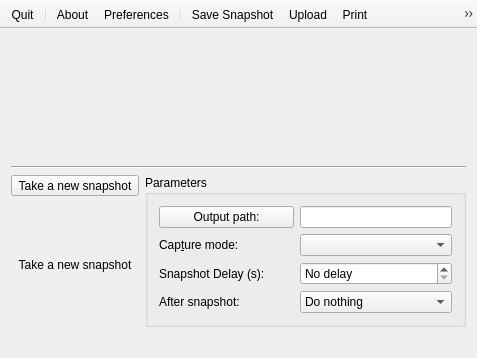
<?xml version="1.0" encoding="UTF-8"?>
<ui version="4.0">
 <class>MainWindowClass</class>
 <widget class="QMainWindow" name="MainWindowClass">
  <property name="geometry">
   <rect>
    <x>0</x>
    <y>0</y>
    <width>477</width>
    <height>358</height>
   </rect>
  </property>
  <property name="acceptDrops">
   <bool>false</bool>
  </property>
  <property name="windowTitle">
   <string>MainWindow</string>
  </property>
  <property name="styleSheet">
   <string notr="true"/>
  </property>
  <widget class="QWidget" name="centralWidget">
   <layout class="QGridLayout" name="gridLayout_2">
    <item row="1" column="0" colspan="2">
     <widget class="Line" name="line">
      <property name="orientation">
       <enum>Qt::Orientation::Horizontal</enum>
      </property>
     </widget>
    </item>
    <item row="3" column="0">
     <widget class="QToolButton" name="pushButtonSnapshot">
      <property name="text">
       <string>Take a new snapshot</string>
      </property>
      <property name="icon">
       <iconset resource="../res/hotshots.qrc">
        <normaloff>:/hotshots/hotshots.png</normaloff>:/hotshots/hotshots.png</iconset>
      </property>
      <property name="iconSize">
       <size>
        <width>96</width>
        <height>96</height>
       </size>
      </property>
      <property name="toolButtonStyle">
       <enum>Qt::ToolButtonStyle::ToolButtonIconOnly</enum>
      </property>
     </widget>
    </item>
    <item row="0" column="0" colspan="2">
     <widget class="QLabel" name="labelPreview">
      <property name="sizePolicy">
       <sizepolicy hsizetype="Preferred" vsizetype="Expanding">
        <horstretch>0</horstretch>
        <verstretch>0</verstretch>
       </sizepolicy>
      </property>
      <property name="minimumSize">
       <size>
        <width>420</width>
        <height>100</height>
       </size>
      </property>
      <property name="text">
       <string/>
      </property>
      <property name="scaledContents">
       <bool>false</bool>
      </property>
      <property name="alignment">
       <set>Qt::AlignmentFlag::AlignCenter</set>
      </property>
     </widget>
    </item>
    <item row="5" column="0" colspan="2">
     <widget class="QLabel" name="labelOuputUrl">
      <property name="toolTip">
       <string>Uploaded URL</string>
      </property>
      <property name="text">
       <string/>
      </property>
      <property name="textFormat">
       <enum>Qt::TextFormat::PlainText</enum>
      </property>
      <property name="wordWrap">
       <bool>true</bool>
      </property>
      <property name="textInteractionFlags">
       <set>Qt::TextInteractionFlag::LinksAccessibleByMouse|Qt::TextInteractionFlag::TextSelectableByKeyboard|Qt::TextInteractionFlag::TextSelectableByMouse</set>
      </property>
     </widget>
    </item>
    <item row="4" column="0">
     <widget class="QLabel" name="label_2">
      <property name="text">
       <string>Take a new snapshot</string>
      </property>
      <property name="alignment">
       <set>Qt::AlignmentFlag::AlignCenter</set>
      </property>
      <property name="wordWrap">
       <bool>true</bool>
      </property>
     </widget>
    </item>
    <item row="3" column="1" rowspan="2">
     <widget class="QGroupBox" name="groupBox">
      <property name="title">
       <string>Parameters</string>
      </property>
      <layout class="QGridLayout" name="gridLayout" columnstretch="0,0">
       <item row="0" column="0">
        <widget class="QPushButton" name="pushButtonOutputPath">
         <property name="toolTip">
          <string/>
         </property>
         <property name="text">
          <string>Output path:</string>
         </property>
         <property name="flat">
          <bool>false</bool>
         </property>
        </widget>
       </item>
       <item row="0" column="1">
        <widget class="QLineEdit" name="lineEditOutputPath">
         <property name="sizePolicy">
          <sizepolicy hsizetype="Preferred" vsizetype="Fixed">
           <horstretch>0</horstretch>
           <verstretch>0</verstretch>
          </sizepolicy>
         </property>
        </widget>
       </item>
       <item row="1" column="0">
        <widget class="QLabel" name="textLabel1">
         <property name="text">
          <string>Cap&amp;ture mode:</string>
         </property>
         <property name="alignment">
          <set>Qt::AlignmentFlag::AlignLeading|Qt::AlignmentFlag::AlignLeft|Qt::AlignmentFlag::AlignVCenter</set>
         </property>
         <property name="buddy">
          <cstring>comboBoxMode</cstring>
         </property>
        </widget>
       </item>
       <item row="1" column="1">
        <widget class="QComboBox" name="comboBoxMode">
         <property name="whatsThis">
          <string/>
         </property>
        </widget>
       </item>
       <item row="3" column="0">
        <widget class="QLabel" name="label">
         <property name="text">
          <string>After snapshot:</string>
         </property>
        </widget>
       </item>
       <item row="3" column="1">
        <widget class="QComboBox" name="comboBoxAfterShot">
         <item>
          <property name="text">
           <string>Do nothing</string>
          </property>
         </item>
         <item>
          <property name="text">
           <string>Auto save image</string>
          </property>
         </item>
         <item>
          <property name="text">
           <string>Save image (ask user)</string>
          </property>
         </item>
         <item>
          <property name="text">
           <string>Launch editor</string>
          </property>
         </item>
        </widget>
       </item>
       <item row="2" column="1">
        <widget class="QSpinBox" name="spinBoxDelay">
         <property name="sizePolicy">
          <sizepolicy hsizetype="Preferred" vsizetype="Fixed">
           <horstretch>0</horstretch>
           <verstretch>0</verstretch>
          </sizepolicy>
         </property>
         <property name="toolTip">
          <string>Snapshot delay in seconds</string>
         </property>
         <property name="whatsThis">
          <string/>
         </property>
         <property name="specialValueText">
          <string>No delay</string>
         </property>
         <property name="suffix">
          <string/>
         </property>
        </widget>
       </item>
       <item row="2" column="0">
        <widget class="QLabel" name="lblDelay">
         <property name="text">
          <string>Snapshot Delay (s):</string>
         </property>
         <property name="alignment">
          <set>Qt::AlignmentFlag::AlignLeading|Qt::AlignmentFlag::AlignLeft|Qt::AlignmentFlag::AlignVCenter</set>
         </property>
         <property name="buddy">
          <cstring>spinBoxDelay</cstring>
         </property>
        </widget>
       </item>
      </layout>
     </widget>
    </item>
   </layout>
  </widget>
  <widget class="QToolBar" name="mainToolBar">
   <property name="enabled">
    <bool>true</bool>
   </property>
   <property name="movable">
    <bool>false</bool>
   </property>
   <property name="floatable">
    <bool>false</bool>
   </property>
   <attribute name="toolBarArea">
    <enum>TopToolBarArea</enum>
   </attribute>
   <attribute name="toolBarBreak">
    <bool>false</bool>
   </attribute>
   <addaction name="actionQuit"/>
   <addaction name="separator"/>
   <addaction name="actionAbout"/>
   <addaction name="actionPreferences"/>
   <addaction name="separator"/>
   <addaction name="actionSaveSnapshot"/>
   <addaction name="actionUpload"/>
   <addaction name="actionPrint"/>
   <addaction name="actionCopyToClipboard"/>
   <addaction name="actionAddAnnotations"/>
   <addaction name="separator"/>
   <addaction name="actionGrabScreen"/>
   <addaction name="actionGrabAllScreens"/>
   <addaction name="actionGrabWindow"/>
   <addaction name="actionGrabRegion"/>
   <addaction name="actionGrabFreehandRegion"/>
   <addaction name="separator"/>
   <addaction name="actionHelp"/>
  </widget>
  <action name="actionQuit">
   <property name="icon">
    <iconset resource="../res/hotshots.qrc">
     <normaloff>:/hotshots/icon_quit.png</normaloff>:/hotshots/icon_quit.png</iconset>
   </property>
   <property name="text">
    <string>Quit</string>
   </property>
   <property name="shortcut">
    <string notr="true">Ctrl+Q</string>
   </property>
  </action>
  <action name="actionAbout">
   <property name="icon">
    <iconset resource="../res/hotshots.qrc">
     <normaloff>:/hotshots/about.png</normaloff>:/hotshots/about.png</iconset>
   </property>
   <property name="text">
    <string>About</string>
   </property>
   <property name="shortcut">
    <string notr="true"/>
   </property>
  </action>
  <action name="actionPreferences">
   <property name="icon">
    <iconset resource="../res/hotshots.qrc">
     <normaloff>:/hotshots/preferences.png</normaloff>:/hotshots/preferences.png</iconset>
   </property>
   <property name="text">
    <string>Preferences</string>
   </property>
   <property name="shortcut">
    <string notr="true"/>
   </property>
  </action>
  <action name="actionSaveSnapshot">
   <property name="icon">
    <iconset resource="../res/hotshots.qrc">
     <normaloff>:/editor/editor/save_as.png</normaloff>:/editor/editor/save_as.png</iconset>
   </property>
   <property name="text">
    <string>Save Snapshot</string>
   </property>
   <property name="toolTip">
    <string>Save snapshot</string>
   </property>
   <property name="shortcut">
    <string notr="true"/>
   </property>
  </action>
  <action name="actionShowUI">
   <property name="icon">
    <iconset resource="../res/hotshots.qrc">
     <normaloff>:/hotshots/snapshot.png</normaloff>:/hotshots/snapshot.png</iconset>
   </property>
   <property name="text">
    <string>Show Interface</string>
   </property>
   <property name="toolTip">
    <string>Show interface</string>
   </property>
  </action>
  <action name="actionCopyToClipboard">
   <property name="icon">
    <iconset resource="../res/hotshots.qrc">
     <normaloff>:/editor/editor/clipboard.png</normaloff>:/editor/editor/clipboard.png</iconset>
   </property>
   <property name="text">
    <string>Copy To Clipboard</string>
   </property>
   <property name="toolTip">
    <string>Copy to clipboard</string>
   </property>
   <property name="shortcut">
    <string notr="true"/>
   </property>
  </action>
  <action name="actionAddAnnotations">
   <property name="icon">
    <iconset resource="../res/hotshots.qrc">
     <normaloff>:/hotshots/edit-icon.png</normaloff>:/hotshots/edit-icon.png</iconset>
   </property>
   <property name="text">
    <string>Open editor</string>
   </property>
   <property name="toolTip">
    <string>Open  editor and add annotations</string>
   </property>
   <property name="shortcut">
    <string notr="true">Ctrl+E</string>
   </property>
  </action>
  <action name="actionGrabScreen">
   <property name="icon">
    <iconset resource="../res/hotshots.qrc">
     <normaloff>:/hotshots/grab_screen.png</normaloff>:/hotshots/grab_screen.png</iconset>
   </property>
   <property name="text">
    <string>Grab Screen</string>
   </property>
   <property name="toolTip">
    <string>Grab screen (current)</string>
   </property>
   <property name="shortcut">
    <string notr="true">F5</string>
   </property>
  </action>
  <action name="actionGrabAllScreens">
   <property name="icon">
    <iconset resource="../res/hotshots.qrc">
     <normaloff>:/hotshots/grab_allscreens.png</normaloff>:/hotshots/grab_allscreens.png</iconset>
   </property>
   <property name="text">
    <string>Grab all screens</string>
   </property>
   <property name="toolTip">
    <string>Grab all screens (multi-monitors)</string>
   </property>
   <property name="shortcut">
    <string notr="true">Ctrl+Alt+F5</string>
   </property>
  </action>
  <action name="actionGrabWindow">
   <property name="icon">
    <iconset resource="../res/hotshots.qrc">
     <normaloff>:/hotshots/grab_window.png</normaloff>:/hotshots/grab_window.png</iconset>
   </property>
   <property name="text">
    <string>Grab Window</string>
   </property>
   <property name="toolTip">
    <string>Grab window</string>
   </property>
   <property name="shortcut">
    <string notr="true">Ctrl+F5</string>
   </property>
  </action>
  <action name="actionGrabRegion">
   <property name="icon">
    <iconset resource="../res/hotshots.qrc">
     <normaloff>:/hotshots/grab_region.png</normaloff>:/hotshots/grab_region.png</iconset>
   </property>
   <property name="text">
    <string>Grab Region</string>
   </property>
   <property name="toolTip">
    <string>Grab region</string>
   </property>
   <property name="shortcut">
    <string notr="true">Alt+F5</string>
   </property>
  </action>
  <action name="actionHelp">
   <property name="icon">
    <iconset resource="../res/hotshots.qrc">
     <normaloff>:/hotshots/help.png</normaloff>:/hotshots/help.png</iconset>
   </property>
   <property name="text">
    <string>Help</string>
   </property>
   <property name="shortcut">
    <string notr="true"/>
   </property>
  </action>
  <action name="actionUpload">
   <property name="icon">
    <iconset resource="../res/hotshots.qrc">
     <normaloff>:/hotshots/upload.png</normaloff>:/hotshots/upload.png</iconset>
   </property>
   <property name="text">
    <string>Upload</string>
   </property>
   <property name="toolTip">
    <string>Upload the image to the web</string>
   </property>
   <property name="shortcut">
    <string notr="true"/>
   </property>
  </action>
  <action name="actionGrabFreehandRegion">
   <property name="enabled">
    <bool>true</bool>
   </property>
   <property name="icon">
    <iconset resource="../res/hotshots.qrc">
     <normaloff>:/hotshots/freehand.png</normaloff>:/hotshots/freehand.png</iconset>
   </property>
   <property name="text">
    <string>Grab freehand region</string>
   </property>
   <property name="toolTip">
    <string>Grab freehand region</string>
   </property>
   <property name="shortcut">
    <string notr="true">Alt+Shift+F5</string>
   </property>
  </action>
  <action name="actionPrint">
   <property name="icon">
    <iconset resource="../res/hotshots.qrc">
     <normaloff>:/hotshots/printer.png</normaloff>:/hotshots/printer.png</iconset>
   </property>
   <property name="text">
    <string>Print</string>
   </property>
   <property name="shortcut">
    <string notr="true"/>
   </property>
   <property name="visible">
    <bool>false</bool>
   </property>
  </action>
 </widget>
 <layoutdefault spacing="6" margin="11"/>
 <resources>
  <include location="../res/hotshots.qrc"/>
 </resources>
 <connections/>
</ui>
